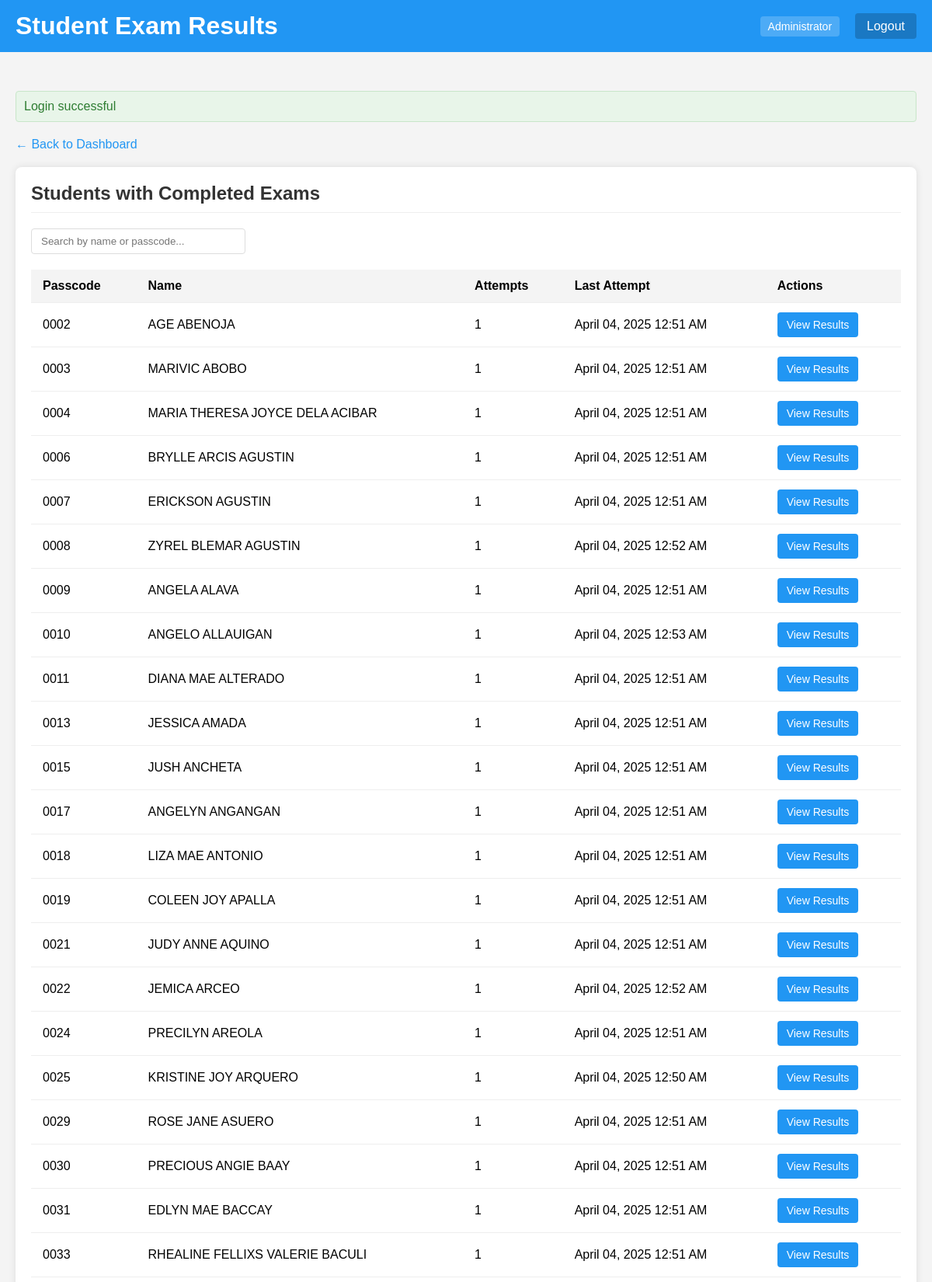
The app's page /admin/reports/student_results.php (signed in, upper part) with its own data.
### tables this page shows
CREATE TABLE `students` (
  `student_id` int(11) NOT NULL,
  `passcode` varchar(10) NOT NULL,
  `last_name` varchar(50) NOT NULL,
  `first_name` varchar(50) NOT NULL,
  `middle_name` varchar(50) DEFAULT NULL,
  `first_preference_id` int(11) DEFAULT NULL,
  `second_preference_id` int(11) DEFAULT NULL,
  `strand_id` int(11) DEFAULT NULL,
  `enrollment_status` enum('Freshman','Transferee','Second Course','Others') DEFAULT NULL,
  `school_id` int(11) DEFAULT NULL,
  `lrn` varchar(20) DEFAULT NULL,
  `gwa` decimal(4,2) DEFAULT NULL,
  `barangay_id` int(11) DEFAULT NULL,
  `sex` enum('Male','Female') DEFAULT NULL,
  `birthday` date DEFAULT NULL,
  `email` varchar(100) DEFAULT NULL,
  `contact_number` varchar(20) DEFAULT NULL,
  `created_at` timestamp NOT NULL DEFAULT current_timestamp(),
  `municipality_id` int(11) DEFAULT NULL,
  `province_id` int(11) DEFAULT NULL,
  `purok` varchar(255) DEFAULT NULL
);

### config.php (called while the page is built)
<?php
return [
    'database' => [
        'host' => 'localhost',
        'port' => 3306,
        'dbname' => 'ecat',
        'charset' => 'utf8mb4'
    ],
];

### Database.php (called while the page is built)
<?php
class Database
{
    public $connection;
    public function __construct(array $config, string $username = 'root', string $password = '')
    {
        $dsn = 'mysql:' . http_build_query($config, '', ';');
        $this->connection = new PDO($dsn, $username, $password, [
            PDO::ATTR_DEFAULT_FETCH_MODE => PDO::FETCH_ASSOC,
        ]);
    }
    public function query(string $query, array $params = []): PDOStatement
    {
        $statement = $this->connection->prepare($query);
        $statement->execute($params);
        return $statement;
    }
}

### admin/reports/student_results.php (the view, shortened to what this page needs)
<?php
require_once __DIR__ . '/../../bootstrap.php';
$studentsWithExamsStatement = $db->query(
    "SELECT s.student_id, s.passcode, s.first_name, s.last_name,
            COUNT(ta.attempt_id) as attempt_count,
            MAX(ta.created_at) as last_attempt_date
     FROM students s
     JOIN test_attempts ta ON s.student_id = ta.student_id
     WHERE ta.status = 'Completed' OR ta.status = 'Expired'
     GROUP BY s.student_id
     ORDER BY s.last_name, s.first_name"
);
$studentsWithExams = $studentsWithExamsStatement->fetchAll();
$selectedStudent = null;
$selectedAttempt = null;
$subjectScores = [];
?>
<!DOCTYPE html>
<html lang="en">
<head>
</head>
<body>
    <header>
        <h1 class="welcome">Student Exam Results</h1>
        <div class="user-info">
            <div class="user-role"><?= htmlspecialchars($_SESSION['admin_role']) ?></div>
            <div class="logout">
                <a href="/admin/logout.php">Logout</a>
            </div>
        </div>
    </header>
    <div class="container">
        <div class="back-link">
            <a href="/admin/dashboard.php">&larr; Back to Dashboard</a>
        </div>
        <?php if ($selectedStudent): ?>
            <div class="panel">
                <h2>Student Information</h2>
                <div class="student-info">
                    <div>
                        <p><span class="label">Name:</span> <?= htmlspecialchars($selectedStudent['first_name'] . ' ' . $selectedStudent['last_name']) ?></p>
                        <p><span class="label">Passcode:</span> <?= htmlspecialchars($selectedStudent['passcode']) ?></p>
                        <p><span class="label">School:</span> <?= htmlspecialchars($selectedStudent['school_name'] ?? 'Not set') ?></p>
                        <p><span class="label">Strand:</span> <?= htmlspecialchars($selectedStudent['strand_name'] ?? 'Not set') ?></p>
                    </div>
                    <div>
                        <p><span class="label">Email:</span> <?= htmlspecialchars($selectedStudent['email'] ?? 'Not set') ?></p>
                        <p><span class="label">GWA:</span> <?= htmlspecialchars($selectedStudent['gwa'] ?? 'Not set') ?></p>
                        <p><span class="label">First Choice:</span> <?= htmlspecialchars($selectedStudent['first_preference'] ?? 'Not set') ?></p>
                        <p><span class="label">Second Choice:</span> <?= htmlspecialchars($selectedStudent['second_preference'] ?? 'Not set') ?></p>
                    </div>
                </div>
                <?php if (isset($attempts) && !empty($attempts)): ?>
                    <div class="attempt-select">
                        <form action="" method="get">
                            <input type="hidden" name="student_id" value="<?= $selectedStudent['student_id'] ?>">
                            <label for="attempt_id">Select Attempt:</label>
                            <select name="attempt_id" id="attempt_id" onchange="this.form.submit()">
                                <?php foreach ($attempts as $attempt): ?>
                                    <option value="<?= $attempt['attempt_id'] ?>"
                                            <?= ($selectedAttempt && $attempt['attempt_id'] == $selectedAttempt['attempt_id']) ? 'selected' : '' ?>>
                                        <?= date('F d, Y h:i A', strtotime($attempt['created_at'])) ?>
                                        (<?= $attempt['status'] ?>)
                                    </option>
                                <?php endforeach; ?>
                            </select>
                        </form>
                    </div>
                <?php endif; ?>
                <?php if ($selectedAttempt): ?>
                    <h3>Exam Details</h3>
                    <p>
                        <span class="label">Date:</span> <?= date('F d, Y', strtotime($selectedAttempt['created_at'])) ?> |
                        <span class="label">Start Time:</span> <?= date('h:i A', strtotime($selectedAttempt['start_time'])) ?> |
                        <span class="label">End Time:</span> <?= date('h:i A', strtotime($selectedAttempt['end_time'])) ?> |
                        <span class="label">Status:</span> <?= $selectedAttempt['status'] ?>
                    </p>
                    <?php if (!empty($subjectScores)): ?>
                        <h3>Subject Scores</h3>
                        <table>
                            <thead>
                                <tr>
                                    <th>Subject</th>
                                    <th>Score</th>
                                    <th>Items Attempted</th>
                                    <th>Items Correct</th>
                                    <th>Percentage</th>
                                    <th>Performance</th>
                                </tr>
                            </thead>
                            <tbody>
                                <?php foreach ($subjectScores as $score): ?>
                                    <?php
                                        $percentage = $score['items_attempted'] > 0
                                            ? ($score['items_correct'] / $score['items_attempted']) * 100
                                            : 0;
                                        $colorClass = 'low';
                                        if ($percentage >= 70) {
                                            $colorClass = 'high';
                                        } elseif ($percentage >= 50) {
                                            $colorClass = 'medium';
                                        }
                                    ?>
                                    <tr>
                                        <td><?= htmlspecialchars($score['subject_name']) ?></td>
                                        <td><?= $score['score'] ?></td>
                                        <td><?= $score['items_attempted'] ?></td>
                                        <td><?= $score['items_correct'] ?></td>
                                        <td><?= number_format($percentage, 2) ?>%</td>
                                        <td>
                                            <div class="score-indicator">
                                                <div class="score-fill <?= $colorClass ?>" style="width: <?= $percentage ?>%;"></div>
                                            </div>
                                        </td>
                                    </tr>
                                <?php endforeach; ?>
                            </tbody>
                        </table>
                        <div class="score-summary">
                            <div class="total-score">
                                <span class="label">Total Score:</span>
                                <?= $selectedAttempt['total_score'] ?> / <?= array_sum(array_column($subjectScores, 'items_attempted')) ?>
                            </div>
                            <?php
                                $totalItems = array_sum(array_column($subjectScores, 'items_attempted'));
                                $overallPercentage = $totalItems > 0
                                    ? ($selectedAttempt['total_score'] / $totalItems) * 100
                                    : 0;
                            ?>
                            <div class="score-percentage">
                                <?= number_format($overallPercentage, 2) ?>%
                            </div>
                        </div>
                    <?php else: ?>
                        <p>No subject scores available for this attempt.</p>
                    <?php endif; ?>
                <?php else: ?>
                    <p>No exam attempts available for this student.</p>
                <?php endif; ?>
                <div class="back-link" style="margin-top: 20px;">
                    <a href="/admin/reports/student_results.php">&larr; Back to Students List</a>
                </div>
            </div>
        <?php else: ?>
            <div class="panel">
                <h2>Students with Completed Exams</h2>
                <div class="data-filters">
                    <input type="text" class="search-box" id="studentSearch" placeholder="Search by name or passcode..." onkeyup="filterStudents()">
                </div>
                <?php if (empty($studentsWithExams)): ?>
                    <p>No students have completed any exams yet.</p>
                <?php else: ?>
                    <table id="studentsTable">
                        <thead>
                            <tr>
                                <th>Passcode</th>
                                <th>Name</th>
                                <th>Attempts</th>
                                <th>Last Attempt</th>
                                <th>Actions</th>
                            </tr>
                        </thead>
                        <tbody>
                            <?php foreach ($studentsWithExams as $student): ?>
                                <tr>
                                    <td><?= htmlspecialchars($student['passcode']) ?></td>
                                    <td><?= htmlspecialchars($student['first_name'] . ' ' . $student['last_name']) ?></td>
                                    <td><?= $student['attempt_count'] ?></td>
                                    <td><?= date('F d, Y h:i A', strtotime($student['last_attempt_date'])) ?></td>
                                    <td>
                                        <a href="/admin/reports/student_results.php?student_id=<?= $student['student_id'] ?>" class="button">View Results</a>
                                    </td>
                                </tr>
                            <?php endforeach; ?>
                        </tbody>
                    </table>
                <?php endif; ?>
            </div>
        <?php endif; ?>
    </div>
</body>
</html>

### admin/reports/student_results.php (style rules this page uses)
body { font-family: Arial, sans-serif; background-color: #f4f4f4; margin: 0; padding: 0; }
.container { max-width: 1200px; margin: 0 auto; padding: 20px; }
header { background-color: #2196F3; color: white; padding: 15px 20px; display: flex; justify-content: space-between; align-items: center; margin-bottom: 30px; }
.welcome { margin: 0; }
.user-info { display: flex; align-items: center; }
.user-role { margin-right: 20px; background-color: rgba(255, 255, 255, 0.2); padding: 5px 10px; border-radius: 4px; font-size: 14px; }
.logout a { color: white; text-decoration: none; background-color: rgba(0, 0, 0, 0.2); padding: 8px 15px; border-radius: 4px; }
.back-link { margin-bottom: 20px; }
.back-link a { color: #2196F3; text-decoration: none; }
.panel { background-color: white; border-radius: 8px; box-shadow: 0 0 10px rgba(0,0,0,0.1); padding: 20px; margin-bottom: 20px; }
.panel h2 { color: #333; margin-top: 0; border-bottom: 1px solid #eee; padding-bottom: 10px; }
table { width: 100%; border-collapse: collapse; }
table th, table td { padding: 12px 15px; text-align: left; border-bottom: 1px solid #eee; }
table th { background-color: #f4f4f4; font-weight: bold; }
.button { background-color: #2196F3; color: white; border: none; padding: 8px 12px; border-radius: 4px; cursor: pointer; text-decoration: none; display: inline-block; font-size: 14px; }
.data-filters { margin-bottom: 20px; display: flex; justify-content: space-between; align-items: center; }
.search-box { padding: 8px 12px; border: 1px solid #ddd; border-radius: 4px; width: 250px; }

### records on screen
students: passcode "0002", first_name+last_name "AGE ABENOJA", attempt_count "1", last_attempt_date "April 04, 2025 12:51 AM"
students: passcode "0003", first_name+last_name "MARIVIC ABOBO", attempt_count "1", last_attempt_date "April 04, 2025 12:51 AM"
students: passcode "0004", first_name+last_name "MARIA THERESA JOYCE DELA ACIBAR", attempt_count "1", last_attempt_date "April 04, 2025 12:51 AM"
students: passcode "0006", first_name+last_name "BRYLLE ARCIS AGUSTIN", attempt_count "1", last_attempt_date "April 04, 2025 12:51 AM"
students: passcode "0007", first_name+last_name "ERICKSON AGUSTIN", attempt_count "1", last_attempt_date "April 04, 2025 12:51 AM"
students: passcode "0008", first_name+last_name "ZYREL BLEMAR AGUSTIN", attempt_count "1", last_attempt_date "April 04, 2025 12:52 AM"
students: passcode "0009", first_name+last_name "ANGELA ALAVA", attempt_count "1", last_attempt_date "April 04, 2025 12:51 AM"
students: passcode "0010", first_name+last_name "ANGELO ALLAUIGAN", attempt_count "1", last_attempt_date "April 04, 2025 12:53 AM"
students: passcode "0011", first_name+last_name "DIANA MAE ALTERADO", attempt_count "1", last_attempt_date "April 04, 2025 12:51 AM"
students: passcode "0013", first_name+last_name "JESSICA AMADA", attempt_count "1", last_attempt_date "April 04, 2025 12:51 AM"
students: passcode "0015", first_name+last_name "JUSH ANCHETA", attempt_count "1", last_attempt_date "April 04, 2025 12:51 AM"
students: passcode "0017", first_name+last_name "ANGELYN ANGANGAN", attempt_count "1", last_attempt_date "April 04, 2025 12:51 AM"
students: passcode "0018", first_name+last_name "LIZA MAE ANTONIO", attempt_count "1", last_attempt_date "April 04, 2025 12:51 AM"
students: passcode "0019", first_name+last_name "COLEEN JOY APALLA", attempt_count "1", last_attempt_date "April 04, 2025 12:51 AM"
students: passcode "0021", first_name+last_name "JUDY ANNE AQUINO", attempt_count "1", last_attempt_date "April 04, 2025 12:51 AM"
students: passcode "0022", first_name+last_name "JEMICA ARCEO", attempt_count "1", last_attempt_date "April 04, 2025 12:52 AM"
students: passcode "0024", first_name+last_name "PRECILYN AREOLA", attempt_count "1", last_attempt_date "April 04, 2025 12:51 AM"
students: passcode "0025", first_name+last_name "KRISTINE JOY ARQUERO", attempt_count "1", last_attempt_date "April 04, 2025 12:50 AM"
students: passcode "0029", first_name+last_name "ROSE JANE ASUERO", attempt_count "1", last_attempt_date "April 04, 2025 12:51 AM"
students: passcode "0030", first_name+last_name "PRECIOUS ANGIE BAAY", attempt_count "1", last_attempt_date "April 04, 2025 12:51 AM"
students: passcode "0031", first_name+last_name "EDLYN MAE BACCAY", attempt_count "1", last_attempt_date "April 04, 2025 12:51 AM"
students: passcode "0033", first_name+last_name "RHEALINE FELLIXS VALERIE BACULI", attempt_count "1", last_attempt_date "April 04, 2025 12:51 AM"

### other values on screen
$_SESSION['admin_role'] "Administrator"
$message "Login successful"
